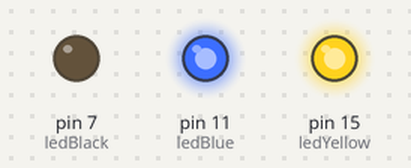
Simulated run of this program. Board: MicroPython board. On the bench: output pins drawn as LEDs (lit = HIGH).

Above: at 0.05 s.
At 2.8 s:
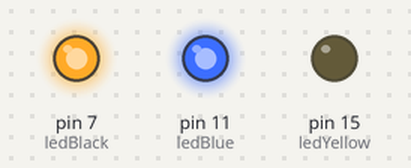
Timing chart, 0 to 3.1 s (numbered marks = the images above):
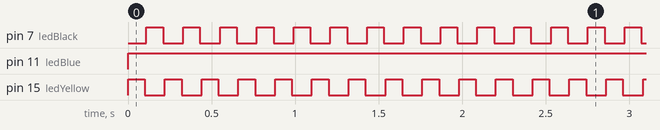

Measured:
- by itself, pin 7 (ledBlack), pin 15 (ledYellow): alternates HIGH for 0.10 s and LOW for 0.12 s
- by itself, pin 11 (ledBlue): LOW → HIGH at 0.00 s

The program:

blinking_the_3rdparty_led.py
```python
from machine import Pin
from time import sleep

ledYellow = Pin(15, Pin.OUT)
ledBlue = Pin(11, Pin.OUT)
ledBlack = Pin(7, Pin.OUT)

while True:
    ledYellow.on()
    ledBlue.on()
    sleep(0.1)
    ledYellow.off()
    sleep(0.01)
    #ledBlue.on()
    #sleep(0.1)
    #ledBlue.off()
    #sleep(0.01)
    ledBlack.on()
    sleep(0.1)
    ledBlack.off()
    sleep(0.01)
```
